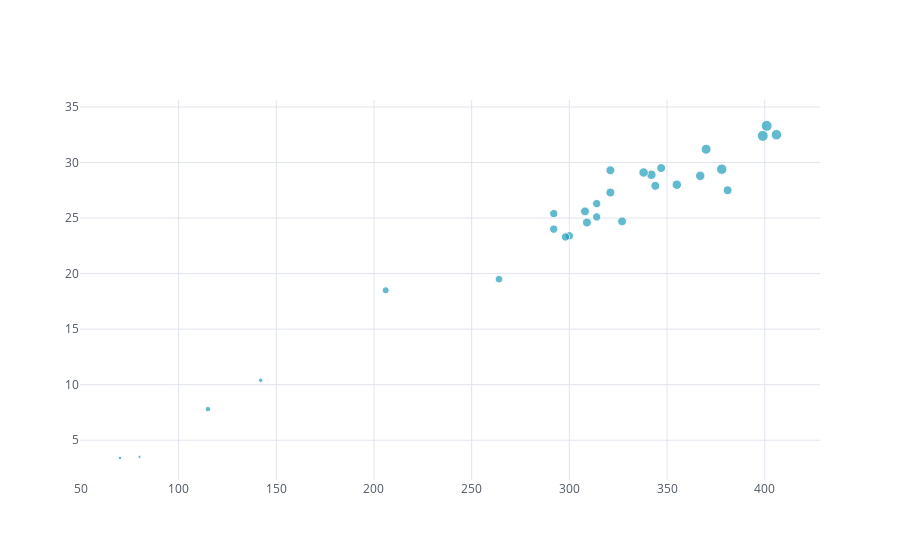

Here is the notebook cell this chart was saved with:
### Code cell
f.iplot(x="calories", y="lipides", ## ploter les calories en fonction des lipides ...
       mode="markers", size=numpy.sqrt(f["cholesterol"]), ## ... avec des markers dont la taille est proportionnelle à la racine du cholesterol
       color="#219ebc")

### Figure 1 — Plotly figure (JSON) as saved in the notebook; plotly's stock layout.template omitted (floating-point values rounded to 4 significant figures)
{"data": [{"line": {"color": "rgba(33, 158, 188, 1.0)", "dash": "solid", "shape": "linear", "width": 1.3}, "marker": {"size": [8.367, 8.367, 10.95, 9.487, 7.746, 9.487, 8.944, 8.367, 10.49, 10.95, 8.944, 8.944, 10.49, 7.071, 8.367, 3.162, 5.477, 9.487, 8.944, 8.944, 4.472, 8.367, 9.487, 8.944, 10, 8.367, 8.944, 8.944, 3.606], "symbol": "circle"}, "mode": "markers", "name": "lipides", "text": "", "type": "scatter", "x": [314, 314, 401, 342, 264, 367, 344, 292, 406, 399, 308, 327, 378, 206, 292, 80, 115, 338, 347, 381, 142, 300, 355, 309, 370, 298, 321, 321, 70], "y": [26.3, 25.1, 33.3, 28.9, 19.5, 28.8, 27.9, 25.4, 32.5, 32.4, 25.6, 24.7, 29.4, 18.5, 24, 3.5, 7.8, 29.1, 29.5, 27.5, 10.4, 23.4, 28, 24.6, 31.2, 23.3, 27.3, 29.3, 3.4]}], "layout": {"legend": {"bgcolor": "#FFFFFF", "font": {"color": "#4D5663"}}, "paper_bgcolor": "#FFFFFF", "plot_bgcolor": "#FFFFFF", "title": {"font": {"color": "#4D5663"}}, "xaxis": {"gridcolor": "#E1E5ED", "showgrid": true, "tickfont": {"color": "#4D5663"}, "title": {"font": {"color": "#4D5663"}, "text": ""}, "zerolinecolor": "#E1E5ED"}, "yaxis": {"gridcolor": "#E1E5ED", "showgrid": true, "tickfont": {"color": "#4D5663"}, "title": {"font": {"color": "#4D5663"}, "text": ""}, "zerolinecolor": "#E1E5ED"}}}
